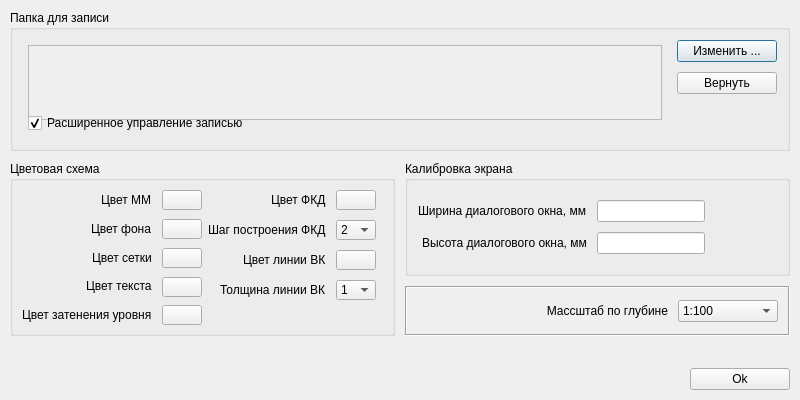
<?xml version="1.0" encoding="UTF-8"?>
<ui version="4.0">
 <class>Dialog_setup</class>
 <widget class="QDialog" name="Dialog_setup">
  <property name="windowModality">
   <enum>Qt::WindowModal</enum>
  </property>
  <property name="geometry">
   <rect>
    <x>0</x>
    <y>0</y>
    <width>800</width>
    <height>400</height>
   </rect>
  </property>
  <property name="sizePolicy">
   <sizepolicy hsizetype="Fixed" vsizetype="Fixed">
    <horstretch>0</horstretch>
    <verstretch>0</verstretch>
   </sizepolicy>
  </property>
  <property name="minimumSize">
   <size>
    <width>800</width>
    <height>400</height>
   </size>
  </property>
  <property name="maximumSize">
   <size>
    <width>800</width>
    <height>800</height>
   </size>
  </property>
  <property name="contextMenuPolicy">
   <enum>Qt::NoContextMenu</enum>
  </property>
  <property name="windowTitle">
   <string>Настройка</string>
  </property>
  <layout class="QVBoxLayout" name="verticalLayout_5">
   <property name="spacing">
    <number>10</number>
   </property>
   <property name="leftMargin">
    <number>10</number>
   </property>
   <property name="topMargin">
    <number>10</number>
   </property>
   <property name="rightMargin">
    <number>10</number>
   </property>
   <property name="bottomMargin">
    <number>10</number>
   </property>
   <item>
    <widget class="QGroupBox" name="groupBox_folder">
     <property name="sizePolicy">
      <sizepolicy hsizetype="Expanding" vsizetype="Preferred">
       <horstretch>0</horstretch>
       <verstretch>0</verstretch>
      </sizepolicy>
     </property>
     <property name="minimumSize">
      <size>
       <width>70</width>
       <height>141</height>
      </size>
     </property>
     <property name="maximumSize">
      <size>
       <width>16777215</width>
       <height>141</height>
      </size>
     </property>
     <property name="title">
      <string>Папка для записи</string>
     </property>
     <layout class="QHBoxLayout" name="horizontalLayout">
      <property name="spacing">
       <number>10</number>
      </property>
      <property name="leftMargin">
       <number>10</number>
      </property>
      <property name="topMargin">
       <number>10</number>
      </property>
      <property name="rightMargin">
       <number>10</number>
      </property>
      <property name="bottomMargin">
       <number>10</number>
      </property>
      <item>
       <layout class="QVBoxLayout" name="verticalLayout">
        <property name="spacing">
         <number>10</number>
        </property>
        <property name="leftMargin">
         <number>5</number>
        </property>
        <property name="topMargin">
         <number>5</number>
        </property>
        <property name="rightMargin">
         <number>5</number>
        </property>
        <property name="bottomMargin">
         <number>5</number>
        </property>
        <item>
         <widget class="QTextBrowser" name="textBrowser">
          <property name="enabled">
           <bool>false</bool>
          </property>
          <property name="sizePolicy">
           <sizepolicy hsizetype="Expanding" vsizetype="Fixed">
            <horstretch>0</horstretch>
            <verstretch>0</verstretch>
           </sizepolicy>
          </property>
          <property name="minimumSize">
           <size>
            <width>0</width>
            <height>75</height>
           </size>
          </property>
         </widget>
        </item>
        <item>
         <widget class="QCheckBox" name="checkBox_ext_ctl">
          <property name="text">
           <string>Расширенное управление записью</string>
          </property>
          <property name="checked">
           <bool>true</bool>
          </property>
         </widget>
        </item>
       </layout>
      </item>
      <item>
       <layout class="QVBoxLayout" name="verticalLayout_2">
        <property name="spacing">
         <number>10</number>
        </property>
        <item>
         <widget class="QPushButton" name="pushButtonFolderChange">
          <property name="sizePolicy">
           <sizepolicy hsizetype="Fixed" vsizetype="Fixed">
            <horstretch>0</horstretch>
            <verstretch>0</verstretch>
           </sizepolicy>
          </property>
          <property name="minimumSize">
           <size>
            <width>100</width>
            <height>0</height>
           </size>
          </property>
          <property name="text">
           <string>Изменить ...</string>
          </property>
         </widget>
        </item>
        <item>
         <widget class="QPushButton" name="pushButtonFolderRestore">
          <property name="sizePolicy">
           <sizepolicy hsizetype="Fixed" vsizetype="Fixed">
            <horstretch>0</horstretch>
            <verstretch>0</verstretch>
           </sizepolicy>
          </property>
          <property name="minimumSize">
           <size>
            <width>100</width>
            <height>0</height>
           </size>
          </property>
          <property name="text">
           <string>Вернуть</string>
          </property>
         </widget>
        </item>
        <item>
         <spacer name="verticalSpacer">
          <property name="orientation">
           <enum>Qt::Vertical</enum>
          </property>
          <property name="sizeHint" stdset="0">
           <size>
            <width>20</width>
            <height>40</height>
           </size>
          </property>
         </spacer>
        </item>
       </layout>
      </item>
     </layout>
    </widget>
   </item>
   <item>
    <layout class="QHBoxLayout" name="horizontalLayout_4">
     <item>
      <widget class="QGroupBox" name="groupBox_color_scheme">
       <property name="minimumSize">
        <size>
         <width>0</width>
         <height>175</height>
        </size>
       </property>
       <property name="maximumSize">
        <size>
         <width>16777215</width>
         <height>175</height>
        </size>
       </property>
       <property name="title">
        <string>Цветовая схема</string>
       </property>
       <layout class="QHBoxLayout" name="horizontalLayout_2">
        <item>
         <layout class="QFormLayout" name="formLayout">
          <property name="labelAlignment">
           <set>Qt::AlignRight|Qt::AlignTrailing|Qt::AlignVCenter</set>
          </property>
          <property name="horizontalSpacing">
           <number>10</number>
          </property>
          <property name="verticalSpacing">
           <number>10</number>
          </property>
          <item row="0" column="0">
           <widget class="QLabel" name="label_MM_color">
            <property name="text">
             <string>Цвет ММ</string>
            </property>
           </widget>
          </item>
          <item row="0" column="1">
           <widget class="QPushButton" name="pushButtonMMColor">
            <property name="sizePolicy">
             <sizepolicy hsizetype="Minimum" vsizetype="Minimum">
              <horstretch>0</horstretch>
              <verstretch>0</verstretch>
             </sizepolicy>
            </property>
            <property name="minimumSize">
             <size>
              <width>40</width>
              <height>20</height>
             </size>
            </property>
            <property name="maximumSize">
             <size>
              <width>40</width>
              <height>20</height>
             </size>
            </property>
            <property name="autoFillBackground">
             <bool>true</bool>
            </property>
            <property name="text">
             <string/>
            </property>
           </widget>
          </item>
          <item row="1" column="0">
           <widget class="QLabel" name="label_fon_color">
            <property name="text">
             <string>Цвет фона</string>
            </property>
           </widget>
          </item>
          <item row="1" column="1">
           <widget class="QPushButton" name="pushButtonFonColor">
            <property name="sizePolicy">
             <sizepolicy hsizetype="Minimum" vsizetype="Minimum">
              <horstretch>0</horstretch>
              <verstretch>0</verstretch>
             </sizepolicy>
            </property>
            <property name="minimumSize">
             <size>
              <width>40</width>
              <height>20</height>
             </size>
            </property>
            <property name="maximumSize">
             <size>
              <width>40</width>
              <height>20</height>
             </size>
            </property>
            <property name="autoFillBackground">
             <bool>true</bool>
            </property>
            <property name="text">
             <string/>
            </property>
           </widget>
          </item>
          <item row="2" column="0">
           <widget class="QLabel" name="label_greed_color">
            <property name="text">
             <string>Цвет сетки</string>
            </property>
           </widget>
          </item>
          <item row="2" column="1">
           <widget class="QPushButton" name="pushButtonGreedColor">
            <property name="sizePolicy">
             <sizepolicy hsizetype="Minimum" vsizetype="Minimum">
              <horstretch>0</horstretch>
              <verstretch>0</verstretch>
             </sizepolicy>
            </property>
            <property name="minimumSize">
             <size>
              <width>40</width>
              <height>20</height>
             </size>
            </property>
            <property name="maximumSize">
             <size>
              <width>40</width>
              <height>20</height>
             </size>
            </property>
            <property name="autoFillBackground">
             <bool>true</bool>
            </property>
            <property name="text">
             <string/>
            </property>
           </widget>
          </item>
          <item row="3" column="0">
           <widget class="QLabel" name="label_text_color">
            <property name="text">
             <string>Цвет текста</string>
            </property>
           </widget>
          </item>
          <item row="3" column="1">
           <widget class="QPushButton" name="pushButtonTextColor">
            <property name="sizePolicy">
             <sizepolicy hsizetype="Minimum" vsizetype="Minimum">
              <horstretch>0</horstretch>
              <verstretch>0</verstretch>
             </sizepolicy>
            </property>
            <property name="minimumSize">
             <size>
              <width>40</width>
              <height>20</height>
             </size>
            </property>
            <property name="maximumSize">
             <size>
              <width>40</width>
              <height>20</height>
             </size>
            </property>
            <property name="autoFillBackground">
             <bool>true</bool>
            </property>
            <property name="text">
             <string/>
            </property>
           </widget>
          </item>
          <item row="4" column="0">
           <widget class="QLabel" name="label_level_color">
            <property name="text">
             <string>Цвет затенения уровня</string>
            </property>
           </widget>
          </item>
          <item row="4" column="1">
           <widget class="QPushButton" name="pushButtonLevelColor">
            <property name="sizePolicy">
             <sizepolicy hsizetype="Minimum" vsizetype="Minimum">
              <horstretch>0</horstretch>
              <verstretch>0</verstretch>
             </sizepolicy>
            </property>
            <property name="minimumSize">
             <size>
              <width>40</width>
              <height>20</height>
             </size>
            </property>
            <property name="maximumSize">
             <size>
              <width>40</width>
              <height>20</height>
             </size>
            </property>
            <property name="autoFillBackground">
             <bool>true</bool>
            </property>
            <property name="text">
             <string/>
            </property>
           </widget>
          </item>
         </layout>
        </item>
        <item>
         <layout class="QFormLayout" name="formLayout_2">
          <property name="labelAlignment">
           <set>Qt::AlignRight|Qt::AlignTrailing|Qt::AlignVCenter</set>
          </property>
          <property name="horizontalSpacing">
           <number>10</number>
          </property>
          <property name="verticalSpacing">
           <number>10</number>
          </property>
          <item row="0" column="0">
           <widget class="QLabel" name="label_FKD_color">
            <property name="text">
             <string>Цвет ФКД</string>
            </property>
           </widget>
          </item>
          <item row="0" column="1">
           <widget class="QPushButton" name="pushButtonFKDColor">
            <property name="sizePolicy">
             <sizepolicy hsizetype="Minimum" vsizetype="Minimum">
              <horstretch>0</horstretch>
              <verstretch>0</verstretch>
             </sizepolicy>
            </property>
            <property name="minimumSize">
             <size>
              <width>40</width>
              <height>20</height>
             </size>
            </property>
            <property name="maximumSize">
             <size>
              <width>40</width>
              <height>20</height>
             </size>
            </property>
            <property name="autoFillBackground">
             <bool>true</bool>
            </property>
            <property name="text">
             <string/>
            </property>
           </widget>
          </item>
          <item row="1" column="0">
           <widget class="QLabel" name="label_FKD_step">
            <property name="text">
             <string>Шаг построения ФКД</string>
            </property>
           </widget>
          </item>
          <item row="1" column="1">
           <widget class="QComboBox" name="comboBox_FKD_step">
            <property name="minimumSize">
             <size>
              <width>40</width>
              <height>20</height>
             </size>
            </property>
            <property name="maximumSize">
             <size>
              <width>40</width>
              <height>20</height>
             </size>
            </property>
            <property name="currentIndex">
             <number>1</number>
            </property>
            <property name="maxVisibleItems">
             <number>3</number>
            </property>
            <property name="maxCount">
             <number>3</number>
            </property>
            <item>
             <property name="text">
              <string>1</string>
             </property>
            </item>
            <item>
             <property name="text">
              <string>2</string>
             </property>
            </item>
            <item>
             <property name="text">
              <string>3</string>
             </property>
            </item>
           </widget>
          </item>
          <item row="2" column="0">
           <widget class="QLabel" name="label_VK_color">
            <property name="text">
             <string>Цвет линии ВК</string>
            </property>
           </widget>
          </item>
          <item row="2" column="1">
           <widget class="QPushButton" name="pushButtonVKColor">
            <property name="sizePolicy">
             <sizepolicy hsizetype="Minimum" vsizetype="Minimum">
              <horstretch>0</horstretch>
              <verstretch>0</verstretch>
             </sizepolicy>
            </property>
            <property name="minimumSize">
             <size>
              <width>40</width>
              <height>20</height>
             </size>
            </property>
            <property name="maximumSize">
             <size>
              <width>40</width>
              <height>20</height>
             </size>
            </property>
            <property name="autoFillBackground">
             <bool>true</bool>
            </property>
            <property name="text">
             <string/>
            </property>
           </widget>
          </item>
          <item row="3" column="0">
           <widget class="QLabel" name="label_VK_line_size">
            <property name="text">
             <string>Толщина линии ВК</string>
            </property>
           </widget>
          </item>
          <item row="3" column="1">
           <widget class="QComboBox" name="comboBox_VK_line_size">
            <property name="minimumSize">
             <size>
              <width>40</width>
              <height>20</height>
             </size>
            </property>
            <property name="maximumSize">
             <size>
              <width>40</width>
              <height>20</height>
             </size>
            </property>
            <property name="currentIndex">
             <number>0</number>
            </property>
            <property name="maxVisibleItems">
             <number>3</number>
            </property>
            <property name="maxCount">
             <number>3</number>
            </property>
            <item>
             <property name="text">
              <string>1</string>
             </property>
            </item>
            <item>
             <property name="text">
              <string>2</string>
             </property>
            </item>
            <item>
             <property name="text">
              <string>3</string>
             </property>
            </item>
           </widget>
          </item>
         </layout>
        </item>
       </layout>
      </widget>
     </item>
     <item>
      <layout class="QVBoxLayout" name="verticalLayout_3">
       <item>
        <widget class="QGroupBox" name="groupBox__screen_calibr">
         <property name="minimumSize">
          <size>
           <width>0</width>
           <height>115</height>
          </size>
         </property>
         <property name="maximumSize">
          <size>
           <width>16777215</width>
           <height>120</height>
          </size>
         </property>
         <property name="title">
          <string>Калибровка экрана</string>
         </property>
         <layout class="QFormLayout" name="formLayout_3">
          <property name="fieldGrowthPolicy">
           <enum>QFormLayout::AllNonFixedFieldsGrow</enum>
          </property>
          <property name="labelAlignment">
           <set>Qt::AlignRight|Qt::AlignTrailing|Qt::AlignVCenter</set>
          </property>
          <property name="formAlignment">
           <set>Qt::AlignLeading|Qt::AlignLeft|Qt::AlignVCenter</set>
          </property>
          <property name="horizontalSpacing">
           <number>10</number>
          </property>
          <property name="verticalSpacing">
           <number>10</number>
          </property>
          <property name="leftMargin">
           <number>10</number>
          </property>
          <property name="topMargin">
           <number>10</number>
          </property>
          <property name="rightMargin">
           <number>10</number>
          </property>
          <property name="bottomMargin">
           <number>10</number>
          </property>
          <item row="0" column="0">
           <widget class="QLabel" name="label_screen_witdh">
            <property name="text">
             <string>Ширина диалогового окна, мм</string>
            </property>
           </widget>
          </item>
          <item row="0" column="1">
           <widget class="QLineEdit" name="lineEdit_screen_width">
            <property name="sizePolicy">
             <sizepolicy hsizetype="Fixed" vsizetype="Fixed">
              <horstretch>0</horstretch>
              <verstretch>0</verstretch>
             </sizepolicy>
            </property>
            <property name="minimumSize">
             <size>
              <width>100</width>
              <height>0</height>
             </size>
            </property>
           </widget>
          </item>
          <item row="1" column="0">
           <widget class="QLabel" name="label_screen_height">
            <property name="text">
             <string>Высота диалогового окна, мм</string>
            </property>
           </widget>
          </item>
          <item row="1" column="1">
           <widget class="QLineEdit" name="lineEdit_screen_height">
            <property name="sizePolicy">
             <sizepolicy hsizetype="Fixed" vsizetype="Fixed">
              <horstretch>0</horstretch>
              <verstretch>0</verstretch>
             </sizepolicy>
            </property>
            <property name="minimumSize">
             <size>
              <width>100</width>
              <height>0</height>
             </size>
            </property>
           </widget>
          </item>
         </layout>
        </widget>
       </item>
       <item>
        <widget class="QFrame" name="frame">
         <property name="sizePolicy">
          <sizepolicy hsizetype="Minimum" vsizetype="Fixed">
           <horstretch>0</horstretch>
           <verstretch>0</verstretch>
          </sizepolicy>
         </property>
         <property name="minimumSize">
          <size>
           <width>0</width>
           <height>50</height>
          </size>
         </property>
         <property name="maximumSize">
          <size>
           <width>16777215</width>
           <height>50</height>
          </size>
         </property>
         <property name="frameShape">
          <enum>QFrame::Box</enum>
         </property>
         <property name="frameShadow">
          <enum>QFrame::Sunken</enum>
         </property>
         <layout class="QHBoxLayout" name="horizontalLayout_3">
          <property name="spacing">
           <number>10</number>
          </property>
          <property name="leftMargin">
           <number>10</number>
          </property>
          <property name="topMargin">
           <number>10</number>
          </property>
          <property name="rightMargin">
           <number>10</number>
          </property>
          <property name="bottomMargin">
           <number>10</number>
          </property>
          <item>
           <widget class="QLabel" name="label_dept_scale">
            <property name="text">
             <string>Массштаб по глубине</string>
            </property>
            <property name="alignment">
             <set>Qt::AlignRight|Qt::AlignTrailing|Qt::AlignVCenter</set>
            </property>
           </widget>
          </item>
          <item>
           <widget class="QComboBox" name="comboBox_dept_scale">
            <property name="sizePolicy">
             <sizepolicy hsizetype="Fixed" vsizetype="Fixed">
              <horstretch>0</horstretch>
              <verstretch>0</verstretch>
             </sizepolicy>
            </property>
            <property name="minimumSize">
             <size>
              <width>100</width>
              <height>0</height>
             </size>
            </property>
            <property name="currentIndex">
             <number>1</number>
            </property>
            <property name="maxVisibleItems">
             <number>3</number>
            </property>
            <property name="maxCount">
             <number>3</number>
            </property>
            <item>
             <property name="text">
              <string>1:50</string>
             </property>
            </item>
            <item>
             <property name="text">
              <string>1:100</string>
             </property>
            </item>
            <item>
             <property name="text">
              <string>1:200</string>
             </property>
            </item>
           </widget>
          </item>
         </layout>
        </widget>
       </item>
      </layout>
     </item>
    </layout>
   </item>
   <item>
    <spacer name="verticalSpacer_2">
     <property name="orientation">
      <enum>Qt::Vertical</enum>
     </property>
     <property name="sizeHint" stdset="0">
      <size>
       <width>20</width>
       <height>10</height>
      </size>
     </property>
    </spacer>
   </item>
   <item>
    <layout class="QHBoxLayout" name="horizontalLayout_5">
     <item>
      <spacer name="horizontalSpacer">
       <property name="orientation">
        <enum>Qt::Horizontal</enum>
       </property>
       <property name="sizeHint" stdset="0">
        <size>
         <width>40</width>
         <height>20</height>
        </size>
       </property>
      </spacer>
     </item>
     <item>
      <widget class="QPushButton" name="pushButton_ok">
       <property name="minimumSize">
        <size>
         <width>100</width>
         <height>0</height>
        </size>
       </property>
       <property name="text">
        <string>Ok</string>
       </property>
      </widget>
     </item>
    </layout>
   </item>
  </layout>
 </widget>
 <resources/>
 <connections/>
 <slots>
  <slot>on_groupBox_MM_color_clicked()</slot>
 </slots>
</ui>
